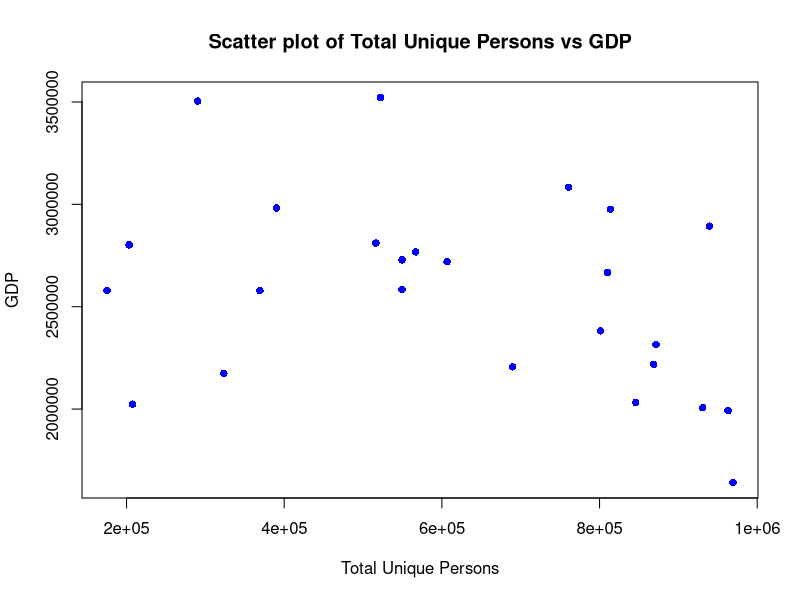
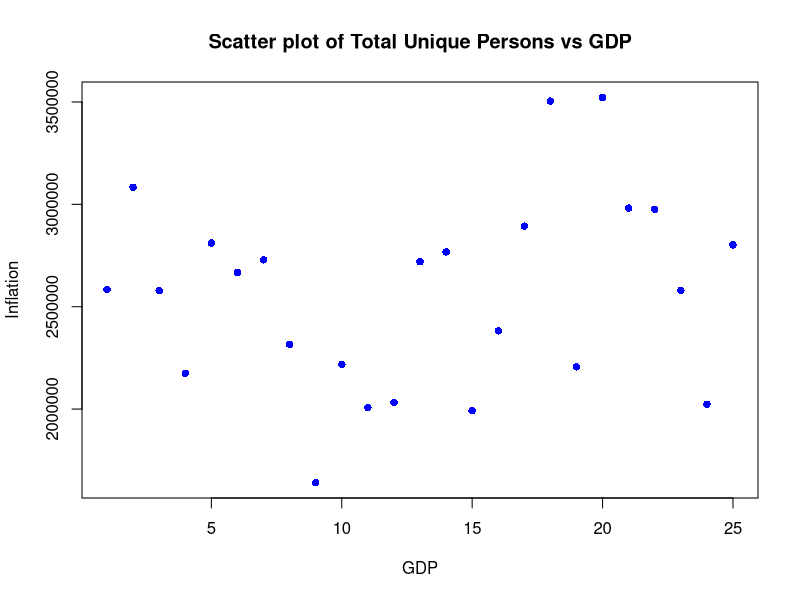

Write R code to recreate these figures, in order.
#### Preamble ####
# Purpose: Simulates the data of gdp and inflation of a country
# Author: Vanshika Vanshika
# Date: 4 April 2024
# Contact: vanshika.vanshika@gmail.com
# License: MIT

#### Workspace setup ####
library(tidyverse)

#### Simulate data ####
# Set seed for reproducibility
set.seed(185)

# Number of observations
num_observations <- 25

# Simulate Total_Unique_Persons data
total_unique_persons <- sample(50000:1000000, num_observations, replace = TRUE)

# Simulate GDP data
gdp_mean <- 2500000
gdp_std <- 500000
gdp <- rnorm(num_observations, mean = gdp_mean, sd = gdp_std)

# Simulate Per_Capita data
per_capita_mean <- 50000
per_capita_std <- 10000
per_capita <- rnorm(num_observations, mean = per_capita_mean, sd = per_capita_std)

# Simulate Inflation_Rate data
inflation_rate_mean <- 2.5
inflation_rate_std <- 0.5
inflation_rate <- rnorm(num_observations, mean = inflation_rate_mean, sd = inflation_rate_std)

# Simulate Unemployment_rate data
unemployment_rate_mean <- 7
unemployment_rate_std <- 2
unemployment_rate <- rnorm(num_observations, mean = unemployment_rate_mean, sd = unemployment_rate_std)

# Simulate House_Price_Index data
house_price_index_mean <- 100
house_price_index_std <- 10
house_price_index <- rnorm(num_observations, mean = house_price_index_mean, sd = house_price_index_std)

# Simulate Exports data
exports_mean <- 500000
exports_std <- 100000
exports <- rnorm(num_observations, mean = exports_mean, sd = exports_std)

# Create a data frame to store the simulated data
simulated_data <- data.frame(
  Total_Unique_Persons = total_unique_persons,
  GDP = gdp,
  Per_Capita = per_capita,
  Inflation_Rate = inflation_rate,
  Unemployment_rate = unemployment_rate,
  House_Price_Index = house_price_index,
  Exports = exports
)

# Display the first few rows of the simulated data
head(simulated_data)

# Create a scatter plot of Total_Unique_Persons against GDP
plot(simulated_data$Total_Unique_Persons, simulated_data$GDP, 
     xlab = "Total Unique Persons", ylab = "GDP", 
     main = "Scatter plot of Total Unique Persons vs GDP",
     col = "blue", pch = 16)


# Create a scatter plot of Total_Unique_Persons against GDP
plot(simulated_data$GDP, simulated_data$inflation, 
     xlab = "GDP", ylab = "Inflation", 
     main = "Scatter plot of Total Unique Persons vs GDP",
     col = "blue", pch = 16)


